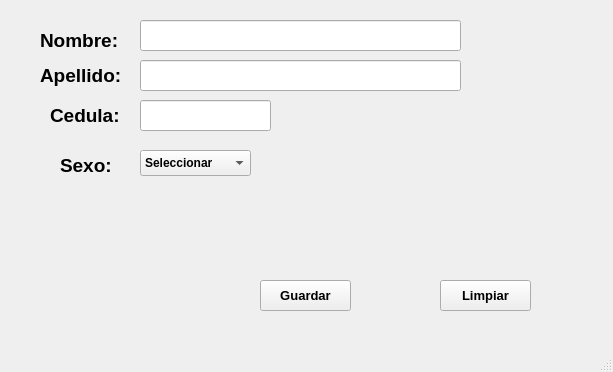
<?xml version="1.0" encoding="UTF-8"?>
<ui version="4.0">
 <class>vtnPrincipal</class>
 <widget class="QMainWindow" name="vtnPrincipal">
  <property name="geometry">
   <rect>
    <x>0</x>
    <y>0</y>
    <width>613</width>
    <height>372</height>
   </rect>
  </property>
  <property name="font">
   <font>
    <bold>true</bold>
    <strikeout>false</strikeout>
   </font>
  </property>
  <property name="windowTitle">
   <string>Sistema de Administracion de persona</string>
  </property>
  <widget class="QWidget" name="centralwidget">
   <widget class="QLabel" name="lblNombre">
    <property name="geometry">
     <rect>
      <x>40</x>
      <y>20</y>
      <width>91</width>
      <height>41</height>
     </rect>
    </property>
    <property name="font">
     <font>
      <pointsize>14</pointsize>
      <italic>false</italic>
      <bold>true</bold>
      <underline>false</underline>
      <strikeout>false</strikeout>
     </font>
    </property>
    <property name="text">
     <string>Nombre:</string>
    </property>
   </widget>
   <widget class="QLabel" name="lblApellido">
    <property name="geometry">
     <rect>
      <x>40</x>
      <y>60</y>
      <width>91</width>
      <height>31</height>
     </rect>
    </property>
    <property name="font">
     <font>
      <pointsize>14</pointsize>
      <bold>true</bold>
      <strikeout>false</strikeout>
     </font>
    </property>
    <property name="text">
     <string>Apellido:</string>
    </property>
   </widget>
   <widget class="QLineEdit" name="txtNombre">
    <property name="geometry">
     <rect>
      <x>140</x>
      <y>20</y>
      <width>321</width>
      <height>31</height>
     </rect>
    </property>
    <property name="maxLength">
     <number>20</number>
    </property>
   </widget>
   <widget class="QLineEdit" name="txtApellido">
    <property name="geometry">
     <rect>
      <x>140</x>
      <y>60</y>
      <width>321</width>
      <height>31</height>
     </rect>
    </property>
    <property name="maxLength">
     <number>20</number>
    </property>
   </widget>
   <widget class="QPushButton" name="btnGuardar">
    <property name="geometry">
     <rect>
      <x>260</x>
      <y>280</y>
      <width>91</width>
      <height>31</height>
     </rect>
    </property>
    <property name="font">
     <font>
      <pointsize>10</pointsize>
      <bold>true</bold>
      <strikeout>false</strikeout>
     </font>
    </property>
    <property name="text">
     <string>Guardar</string>
    </property>
   </widget>
   <widget class="QLineEdit" name="txtCedula">
    <property name="geometry">
     <rect>
      <x>140</x>
      <y>100</y>
      <width>131</width>
      <height>31</height>
     </rect>
    </property>
    <property name="maxLength">
     <number>20</number>
    </property>
   </widget>
   <widget class="QLabel" name="lblCedula">
    <property name="geometry">
     <rect>
      <x>50</x>
      <y>100</y>
      <width>81</width>
      <height>31</height>
     </rect>
    </property>
    <property name="font">
     <font>
      <pointsize>14</pointsize>
      <bold>true</bold>
      <strikeout>false</strikeout>
     </font>
    </property>
    <property name="text">
     <string>Cedula:</string>
    </property>
   </widget>
   <widget class="QPushButton" name="btnLimpiar">
    <property name="geometry">
     <rect>
      <x>440</x>
      <y>280</y>
      <width>91</width>
      <height>31</height>
     </rect>
    </property>
    <property name="font">
     <font>
      <pointsize>10</pointsize>
      <bold>true</bold>
      <strikeout>false</strikeout>
     </font>
    </property>
    <property name="text">
     <string>Limpiar</string>
    </property>
   </widget>
   <widget class="QComboBox" name="cbSexo">
    <property name="geometry">
     <rect>
      <x>140</x>
      <y>150</y>
      <width>111</width>
      <height>26</height>
     </rect>
    </property>
    <item>
     <property name="text">
      <string>Seleccionar</string>
     </property>
    </item>
    <item>
     <property name="text">
      <string>Masculino</string>
     </property>
    </item>
    <item>
     <property name="text">
      <string>Femenino</string>
     </property>
    </item>
    <item>
     <property name="text">
      <string>Prefiero no decirlo</string>
     </property>
    </item>
   </widget>
   <widget class="QLabel" name="lblSexo">
    <property name="geometry">
     <rect>
      <x>60</x>
      <y>150</y>
      <width>61</width>
      <height>31</height>
     </rect>
    </property>
    <property name="font">
     <font>
      <pointsize>14</pointsize>
      <bold>true</bold>
      <strikeout>false</strikeout>
     </font>
    </property>
    <property name="text">
     <string>Sexo:</string>
    </property>
   </widget>
   <zorder>lblNombre</zorder>
   <zorder>lblApellido</zorder>
   <zorder>txtApellido</zorder>
   <zorder>btnGuardar</zorder>
   <zorder>txtNombre</zorder>
   <zorder>txtCedula</zorder>
   <zorder>lblCedula</zorder>
   <zorder>btnLimpiar</zorder>
   <zorder>cbSexo</zorder>
   <zorder>lblSexo</zorder>
  </widget>
  <widget class="QMenuBar" name="menubar">
   <property name="geometry">
    <rect>
     <x>0</x>
     <y>0</y>
     <width>613</width>
     <height>33</height>
    </rect>
   </property>
  </widget>
  <widget class="QStatusBar" name="statusbar"/>
 </widget>
 <tabstops>
  <tabstop>txtNombre</tabstop>
  <tabstop>txtApellido</tabstop>
  <tabstop>btnGuardar</tabstop>
 </tabstops>
 <resources/>
 <connections/>
</ui>
